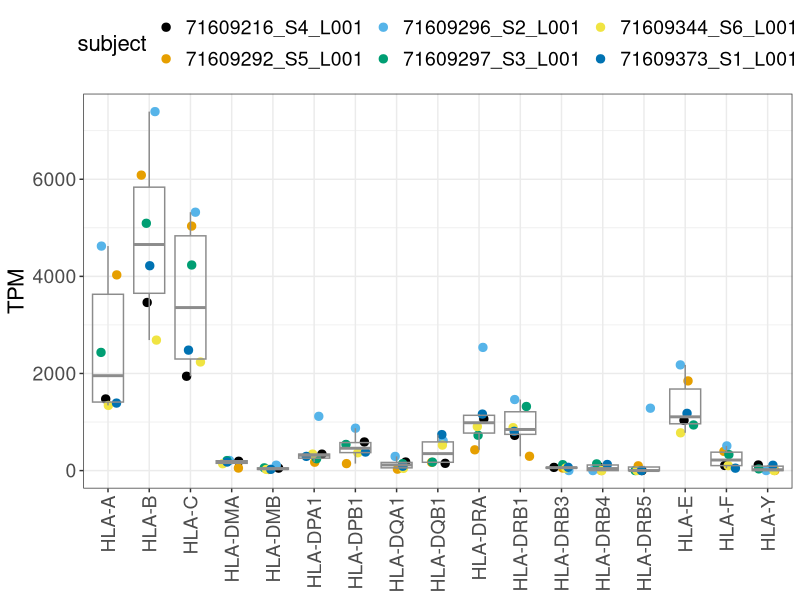
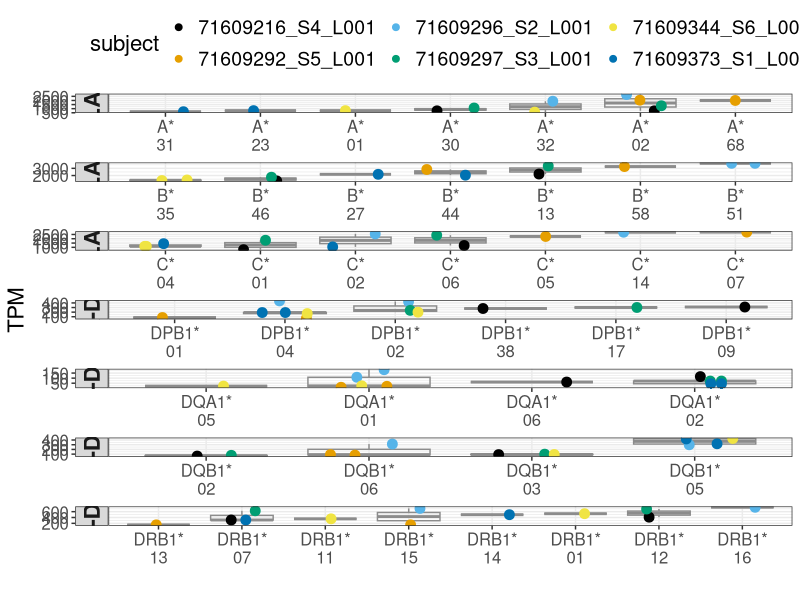

Write R code to recreate these figures, in order.
## ---- chunk 1
knitr::opts_chunk$set(echo = FALSE, message = FALSE, warning = FALSE)
## ---- chunk 2
library(tidyverse)
library(knitr)
## ---- chunk 3
expression_df <- read_tsv("./results_geneva_hospital.tsv")

gene_df <- expression_df %>%
    group_by(subject, gene) %>%
    summarize(tpm = sum(tpm)) %>%
    group_by(gene) %>%
    filter(mean(tpm) > 10) %>%
    ungroup()

lineage_df <- expression_df %>%
    mutate(lineage = sub("^([^:]+).+$", "\\1", allele))
## ---- chunk 4
ggplot(gene_df, aes(gene, tpm)) +
    geom_jitter(aes(color = subject), size = 2.5, width = 0.25) +
    geom_boxplot(outlier.shape = NA, fill = NA, color = "grey55") +
    theme_bw() +
    theme(axis.title.x = element_blank(),
          axis.title.y = element_text(size = 16),
          axis.text.x = element_text(size = 14, angle = 90, hjust = 1, vjust = 0.5),
          axis.text.y = element_text(size = 14),
          legend.text = element_text(size = 14),
          legend.title = element_text(size = 16),
          legend.position = "top") +
    ggthemes::scale_color_colorblind() +
    labs(y = "TPM")
## ---- chunk 5
lineage_df %>%
    filter(gene %in% paste0("HLA-", c("A", "B", "C", "DPB1", "DQA1", "DQB1", "DRB1"))) %>%
    ggplot(aes(x = reorder(lineage, tpm, FUN = median, na.rm = TRUE), y = tpm)) +
    geom_boxplot(outlier.shape = NA, fill = NA, color = "grey55", alpha = .1) +
    geom_jitter(aes(color = subject), size = 3, width = 0.25) +
    ggthemes::scale_color_colorblind() +
    scale_x_discrete(labels = function(x) gsub("\\*", "*\n", x)) +
    facet_wrap(~gene, scales = "free", ncol = 1, strip.position = "left") +
    labs(x = " ", y = "TPM") +
    theme_bw() +
    theme(axis.title = element_text(size = 16),
	  axis.text = element_text(size = 12),
	  strip.text = element_text(face = "bold", size = 16),
  	  legend.text = element_text(size = 14),
	  legend.title = element_text(size = 16),
	  legend.position = "top") +
    guides(color = guide_legend(override.aes = list(alpha = 1, size = 2)))
